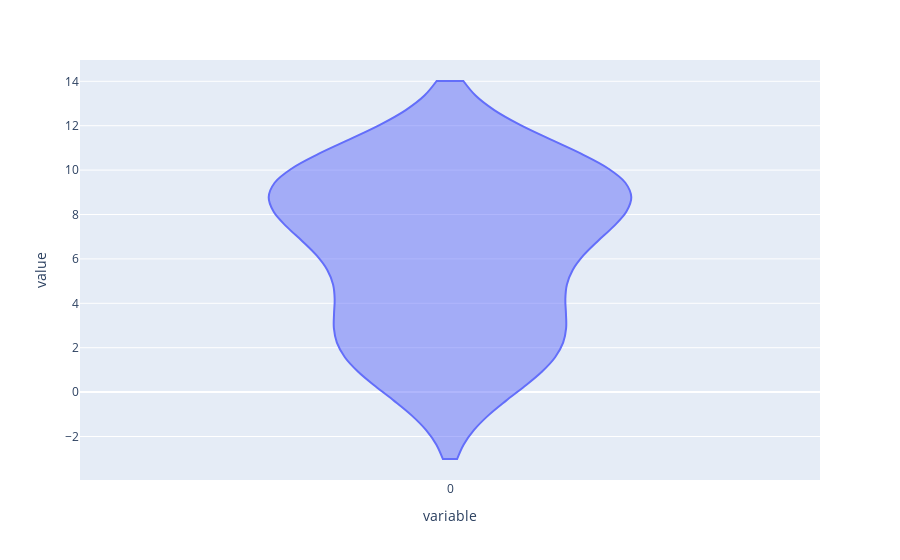

This figure's notebook cell:
### Markdown cell above
## 5. Violin Plot

### Code cell
plx.violin([1,1,2,2,3,4,5,6,7,8,8,9,9,9,10,10,10,10])

### Figure 1 — Plotly figure (JSON) as saved in the notebook; plotly's stock layout.template omitted (floating-point values rounded to 4 significant figures)
{"data": [{"alignmentgroup": "True", "box": {"visible": false}, "hovertemplate": "variable=%{x}<br>value=%{y}<extra></extra>", "legendgroup": "", "marker": {"color": "#636efa"}, "name": "", "offsetgroup": "", "orientation": "v", "scalegroup": "True", "showlegend": false, "type": "violin", "x": ["0", "0", "0", "0", "0", "0", "0", "0", "0", "0", "0", "0", "0", "0", "0", "0", "0", "0"], "x0": " ", "xaxis": "x", "y": [1, 1, 2, 2, 3, 4, 5, 6, 7, 8, 8, 9, 9, 9, 10, 10, 10, 10], "y0": " ", "yaxis": "y"}], "layout": {"legend": {"tracegroupgap": 0}, "margin": {"t": 60}, "violinmode": "group", "xaxis": {"anchor": "y", "domain": [0, 1], "title": {"text": "variable"}}, "yaxis": {"anchor": "x", "domain": [0, 1], "title": {"text": "value"}}}}
